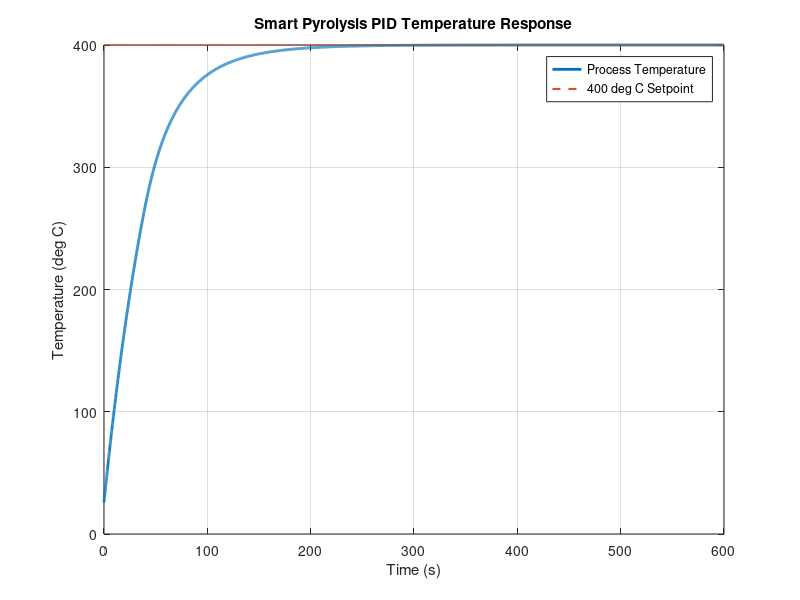
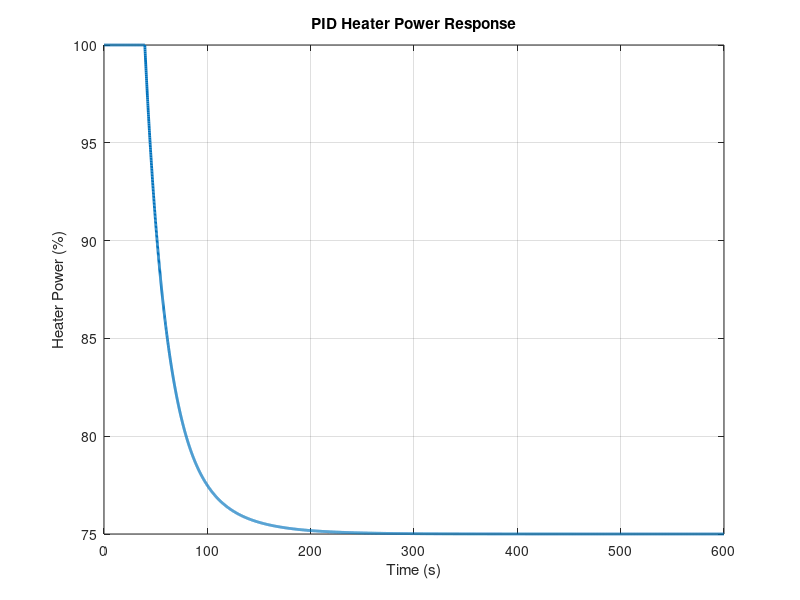

Write the MATLAB code that produced these figures, in order.
clear;
clc;
close all;

% ==========================================
% SMART PYROLYSIS THERMAL PID SIMULATION
% ==========================================

% Temperature settings
setPoint = 400;       % deg C
ambientTemp = 25;     % deg C
temperature = 25;     % Initial temperature

% Thermal plant parameters
K = 500;              % Process gain
tau = 60;             % Time constant (seconds)

% PID parameters
Kp = 2.0;
Ki = 0.04;
Kd = 3.0;

% Simulation settings
dt = 0.1;
simulationTime = 600;

time = 0:dt:simulationTime;

% Storage
tempData = zeros(size(time));
powerData = zeros(size(time));
errorData = zeros(size(time));

% Initial PID values
integral = 0;
previousError = setPoint - temperature;

% ==========================================
% SIMULATION LOOP
% ==========================================

for i = 1:length(time)

    % ---- PID Controller ----

    error = setPoint - temperature;

    % ----- Conditional Integration Anti-Windup -----

derivative = (error - previousError) / dt;

pidUnsat = ...
    Kp * error + ...
    Ki * integral + ...
    Kd * derivative;

% Integrate only when controller is not driving further into saturation
if (pidUnsat > 0 && pidUnsat < 255) || ...
   (pidUnsat >= 255 && error < 0) || ...
   (pidUnsat <= 0 && error > 0)

    integral = integral + error * dt;

end

% Recalculate PID output after integral update
pidOutput = ...
    Kp * error + ...
    Ki * integral + ...
    Kd * derivative;

pidOutput = max(min(pidOutput, 255), 0);

    derivative = (error - previousError) / dt;

    pidOutput = ...
        Kp * error + ...
        Ki * integral + ...
        Kd * derivative;

    % PWM saturation: 0 - 255
    pidOutput = max(min(pidOutput, 255), 0);

    % Convert PWM into heater power 0 - 1
    heaterPower = pidOutput / 255;


    % ---- Thermal Plant ----

    dTdt = ...
        ((ambientTemp + K * heaterPower) ...
        - temperature) / tau;

    temperature = temperature + dTdt * dt;


    % ---- Save Data ----

    tempData(i) = temperature;
    powerData(i) = heaterPower * 100;
    errorData(i) = error;

    previousError = error;

end


% ==========================================
% TEMPERATURE GRAPH
% ==========================================

figure;

plot(time, tempData, 'LineWidth', 2);
hold on;

plot(time, ...
     setPoint * ones(size(time)), ...
     '--', 'LineWidth', 1.5);

grid on;

xlabel('Time (s)');
ylabel('Temperature (deg C)');

title('Smart Pyrolysis PID Temperature Response');

legend('Process Temperature', ...
       '400 deg C Setpoint');


% ==========================================
% HEATER POWER GRAPH
% ==========================================

figure;

plot(time, powerData, 'LineWidth', 2);

grid on;

xlabel('Time (s)');
ylabel('Heater Power (%)');

title('PID Heater Power Response');


% ==========================================
% PERFORMANCE ANALYSIS
% ==========================================

% Final temperature
finalTemp = tempData(end);

% Steady-state error
steadyStateError = abs(setPoint - finalTemp);

% Maximum temperature
maxTemp = max(tempData);

% Overshoot
overshoot = max(0, ...
    ((maxTemp - setPoint) / setPoint) * 100);

% Rise time: 10% to 90% of total temperature change
T10 = ambientTemp + 0.10 * (setPoint - ambientTemp);
T90 = ambientTemp + 0.90 * (setPoint - ambientTemp);

index10 = find(tempData >= T10, 1);
index90 = find(tempData >= T90, 1);

riseTime = time(index90) - time(index10);

% Settling time using +/- 2% band
tolerance = 0.02 * setPoint;

settlingTime = NaN;

for i = 1:length(time)

    remainingData = tempData(i:end);

    if all(abs(remainingData - setPoint) <= tolerance)
        settlingTime = time(i);
        break;
    end

end

fprintf('\n===== PID PERFORMANCE =====\n');
fprintf('Final Temperature: %.2f deg C\n', finalTemp);
fprintf('Steady-State Error: %.2f deg C\n', steadyStateError);
fprintf('Maximum Temperature: %.2f deg C\n', maxTemp);
fprintf('Overshoot: %.2f %%\n', overshoot);
fprintf('Rise Time: %.2f s\n', riseTime);
fprintf('Settling Time (2%%): %.2f s\n', settlingTime);
fprintf('Final Heater Power: %.2f %%\n', powerData(end));
